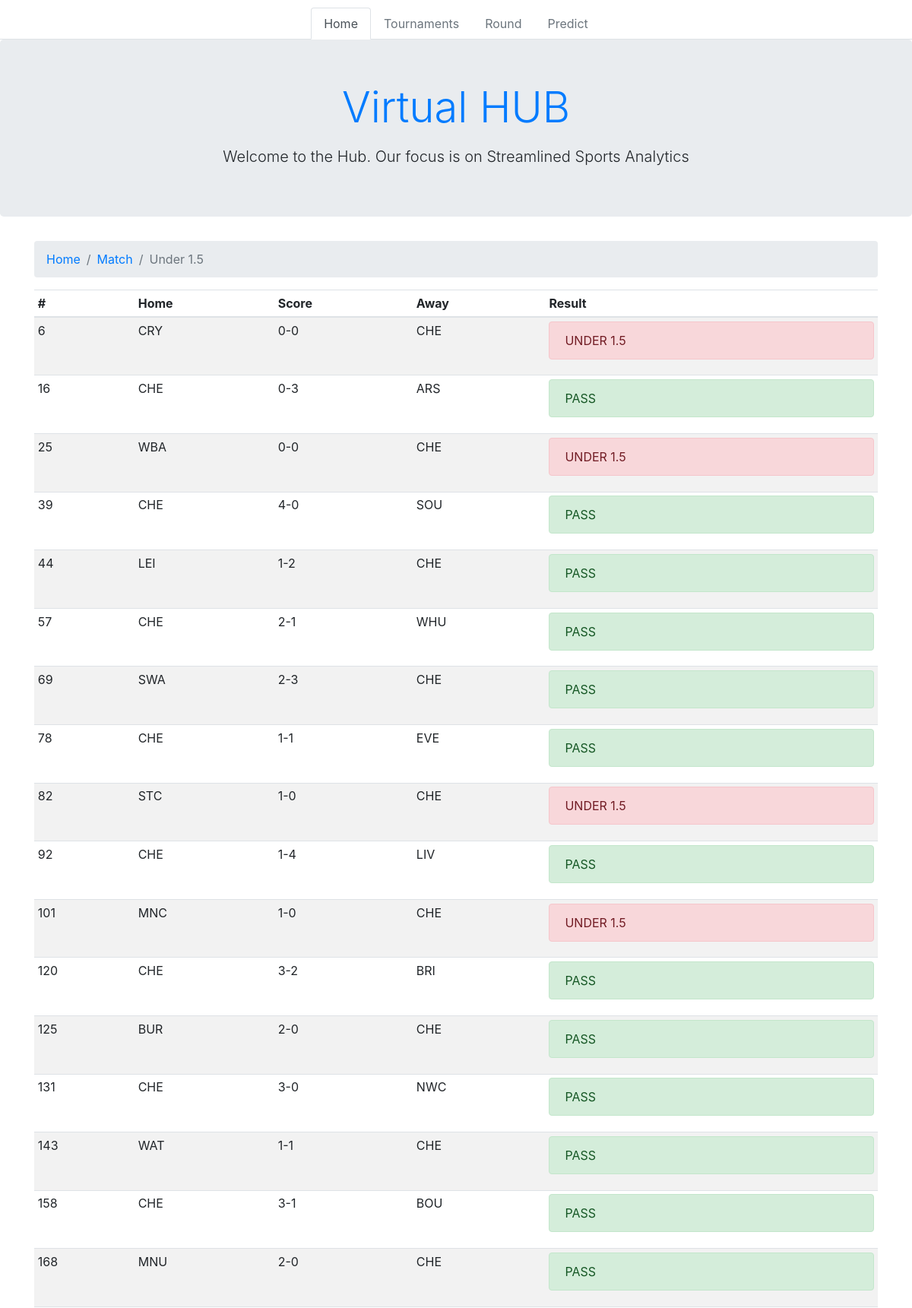
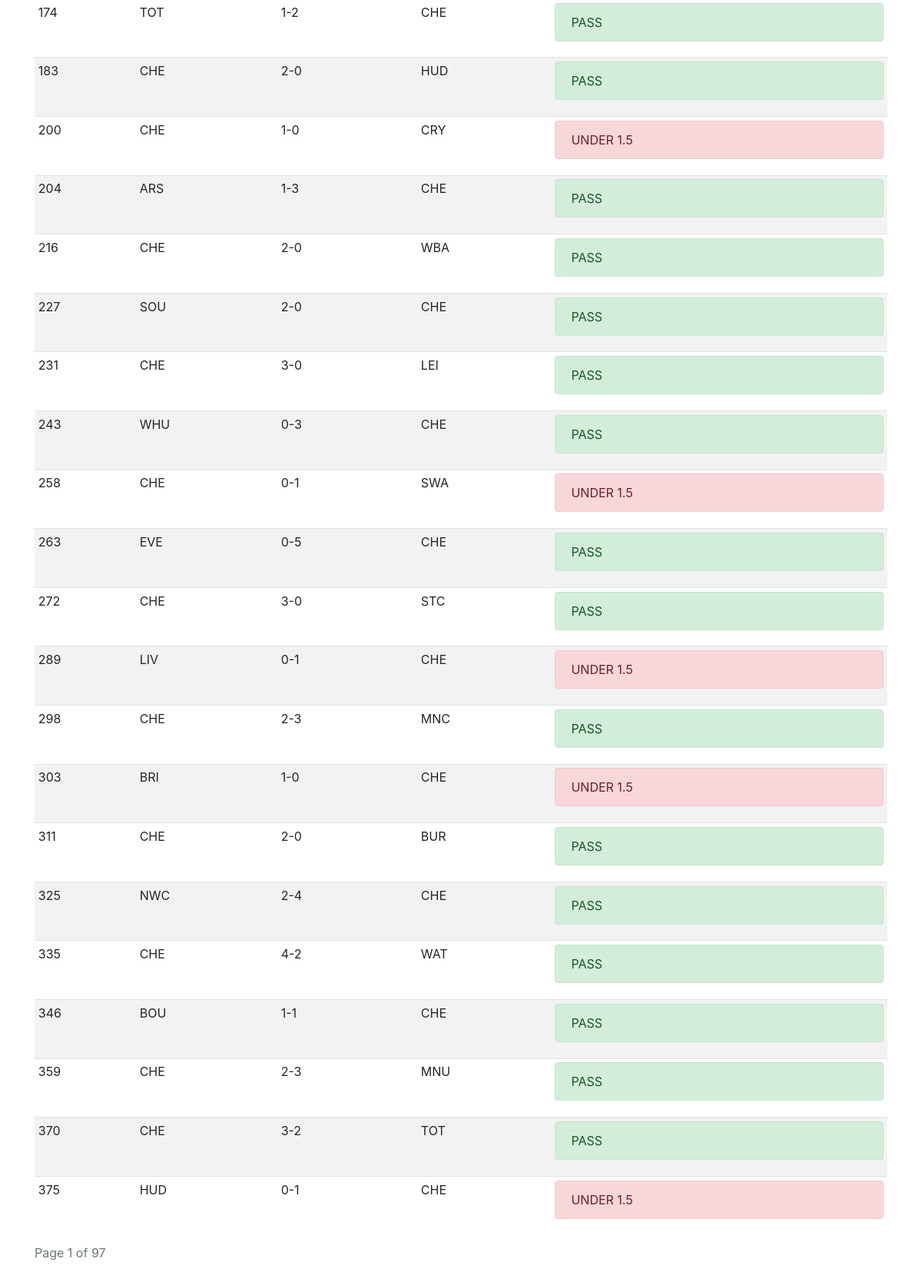
Page /che_15/ (upper part) on the committed database (2 pictures, top to bottom).
### portal/models.py (models this page shows, shortened)
class Match(models.Model):
    match_id = models.CharField(max_length=20)
    home = models.CharField(max_length=20)
    score = models.CharField(max_length=20)
    away = models.CharField(max_length=20)
    week = models.ForeignKey('Week')
    class Meta:
        ordering = ['id']

### portal/views.py (the view)
# urls.py: url(r'^che_15/',	views.che_15,	name='che_15'),
def che_15(request):
    user_list = Match.objects.filter(match_id__icontains='che')
    page = request.GET.get('page', 1)
    paginator = Paginator(user_list, 38)
    try:
        users = paginator.page(page)
    except PageNotAnInteger:
        users = paginator.page(1)
    except EmptyPage:
        users = paginator.page(paginator.num_pages)
    return render(request, 'portal/result_15.html', { 'users': users })

### portal/templates/portal/result_15.html (shortened to what this page needs)
{% extends "portal/space.html" %}
{% block content %}
<nav aria-label="breadcrumb">
  <ol class="breadcrumb">
    <li class="breadcrumb-item"><a href="{% url 'base' %}">Home</a></li>
    <li class="breadcrumb-item"><a href="#">Match</a></li>
    <li class="breadcrumb-item active" aria-current="page">Under 1.5</li>
  </ol>
</nav>
  <table class="table table-sm table-striped">
    <caption>Page {{ users.number }} of {{ users.paginator.num_pages }}</caption>
    <thead>
      <tr>
        <th scope="col">#</th>
        <th scope="col">Home</th>
        <th scope="col">Score</th>
        <th scope="col">Away</th>
        <th scope="col">Result</th>
      </tr>
    </thead>
    <tbody>
      {% for user in users %}
        <tr>
          <td>
            {{ user.id }}
          </td>
          <td>{{ user.home}}</td>
          <td>{{ user.score }}</td>
          <td>{{ user.away }}</td>
          <td>
            {% if "0-1" in user.score or "1-0" in user.score or  "0-0" in user.score %}
            <div class="alert alert-danger" role="alert">
              UNDER 1.5
            </div>
            {% else %}
            <div class="alert alert-success" role="alert">
              PASS
            </div>
            {% endif %}
          </td>
        </tr>
      {% endfor %}
    </tbody>
  </table>
{% endblock %}

### rows in the picture
Match: id "6", home "CRY", score "0-0", away "CHE", shows "UNDER 1.5"
Match: id "16", home "CHE", score "0-3", away "ARS", shows "PASS"
Match: id "25", home "WBA", score "0-0", away "CHE", shows "UNDER 1.5"
Match: id "39", home "CHE", score "4-0", away "SOU", shows "PASS"
Match: id "44", home "LEI", score "1-2", away "CHE", shows "PASS"
Match: id "57", home "CHE", score "2-1", away "WHU", shows "PASS"
Match: id "69", home "SWA", score "2-3", away "CHE", shows "PASS"
Match: id "78", home "CHE", score "1-1", away "EVE", shows "PASS"
Match: id "82", home "STC", score "1-0", away "CHE", shows "UNDER 1.5"
Match: id "92", home "CHE", score "1-4", away "LIV", shows "PASS"
Match: id "101", home "MNC", score "1-0", away "CHE", shows "UNDER 1.5"
Match: id "120", home "CHE", score "3-2", away "BRI", shows "PASS"
Match: id "125", home "BUR", score "2-0", away "CHE", shows "PASS"
Match: id "131", home "CHE", score "3-0", away "NWC", shows "PASS"
Match: id "143", home "WAT", score "1-1", away "CHE", shows "PASS"
Match: id "158", home "CHE", score "3-1", away "BOU", shows "PASS"
Match: id "168", home "MNU", score "2-0", away "CHE", shows "PASS"
Match: id "174", home "TOT", score "1-2", away "CHE", shows "PASS"
Match: id "183", home "CHE", score "2-0", away "HUD", shows "PASS"
Match: id "200", home "CHE", score "1-0", away "CRY", shows "UNDER 1.5"
Match: id "204", home "ARS", score "1-3", away "CHE", shows "PASS"
Match: id "216", home "CHE", score "2-0", away "WBA", shows "PASS"
Match: id "227", home "SOU", score "2-0", away "CHE", shows "PASS"
Match: id "231", home "CHE", score "3-0", away "LEI", shows "PASS"
Match: id "243", home "WHU", score "0-3", away "CHE", shows "PASS"
Match: id "258", home "CHE", score "0-1", away "SWA", shows "UNDER 1.5"
Match: id "263", home "EVE", score "0-5", away "CHE", shows "PASS"
Match: id "272", home "CHE", score "3-0", away "STC", shows "PASS"
Match: id "289", home "LIV", score "0-1", away "CHE", shows "UNDER 1.5"
Match: id "298", home "CHE", score "2-3", away "MNC", shows "PASS"
Match: id "303", home "BRI", score "1-0", away "CHE", shows "UNDER 1.5"
Match: id "311", home "CHE", score "2-0", away "BUR", shows "PASS"
Match: id "325", home "NWC", score "2-4", away "CHE", shows "PASS"
Match: id "335", home "CHE", score "4-2", away "WAT", shows "PASS"
Match: id "346", home "BOU", score "1-1", away "CHE", shows "PASS"
Match: id "359", home "CHE", score "2-3", away "MNU", shows "PASS"
Match: id "370", home "CHE", score "3-2", away "TOT", shows "PASS"
Match: id "375", home "HUD", score "0-1", away "CHE", shows "UNDER 1.5"

### other values in the picture
{{ users.number }} "1"
{{ users.paginator.num_pages }} "97"
